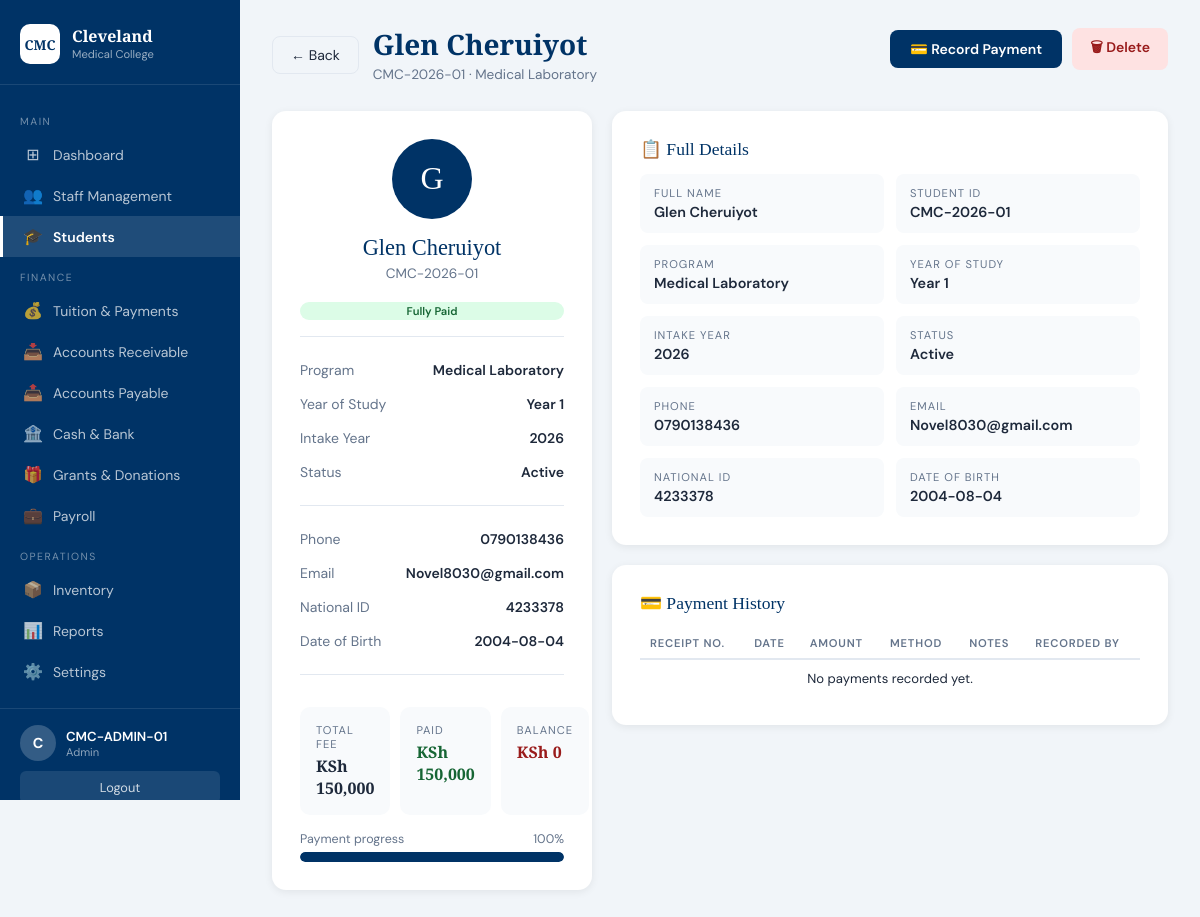
The app's page /students/1 (signed in) with its own data.
### backend/app.py (models this page shows)
class Student(db.Model):
    __tablename__ = 'students'
    id          = db.Column(db.Integer, primary_key=True)
    student_id  = db.Column(db.String(50), unique=True)
    first_name  = db.Column(db.String(100))
    last_name   = db.Column(db.String(100))
    full_name   = db.Column(db.String(200))
    dob         = db.Column(db.String(20))
    national_id = db.Column(db.String(50))
    phone       = db.Column(db.String(20))
    email       = db.Column(db.String(100))
    program     = db.Column(db.String(100))
    year        = db.Column(db.Integer)
    intake_year = db.Column(db.Integer)
    tuition_fee = db.Column(db.Float, default=0)
    amount_paid = db.Column(db.Float, default=0)
    balance     = db.Column(db.Float, default=0)
    status      = db.Column(db.String(30), default='Active')
    payments    = db.relationship('Payment', backref='student', lazy=True)

### backend/app.py (the view)
@app.route('/students/<int:student_id>')
def student_profile(student_id):
    if session.get('role') not in ['admin', 'front_office']:
        return redirect(url_for('staff_login'))
    return render_template('student_profile.html',
        student=Student.query.get_or_404(student_id),
        today=date.today().isoformat())

### frontend/templates/student_profile.html (shortened to what this page needs)
<!DOCTYPE html>
<html lang="en">
<head>
    <link rel="stylesheet" href="{{ url_for('static', filename='css/admin_dashboard.css') }}">
</head>
<body>
<aside class="sidebar">
    <div class="sidebar-brand">
        <div class="brand-icon">CMC</div>
        <div><div class="brand-name">Cleveland</div><div class="brand-sub">Medical College</div></div>
    </div>
    <nav class="sidebar-nav">
        <div class="nav-section-label">Main</div>
        <a href="{{ url_for('admin_dashboard') }}" class="nav-item "><span class="nav-icon">⊞</span> Dashboard</a>
        <a href="{{ url_for('manage_staff') }}" class="nav-item "><span class="nav-icon">👥</span> Staff Management</a>
        <a href="{{ url_for('students') }}" class="nav-item active"><span class="nav-icon">🎓</span> Students</a>
        <div class="nav-section-label">Finance</div>
        <a href="{{ url_for('tuition_payments') }}" class="nav-item "><span class="nav-icon">💰</span> Tuition & Payments</a>
        <a href="{{ url_for('accounts_receivable') }}" class="nav-item "><span class="nav-icon">📥</span> Accounts Receivable</a>
        <a href="{{ url_for('accounts_payable') }}" class="nav-item "><span class="nav-icon">📤</span> Accounts Payable</a>
        <a href="{{ url_for('cash_and_bank') }}" class="nav-item "><span class="nav-icon">🏦</span> Cash & Bank</a>
        <a href="{{ url_for('grants_donations') }}" class="nav-item "><span class="nav-icon">🎁</span> Grants & Donations</a>
        <a href="{{ url_for('payroll') }}" class="nav-item "><span class="nav-icon">💼</span> Payroll</a>
        <div class="nav-section-label">Operations</div>
        <a href="{{ url_for('inventory') }}" class="nav-item "><span class="nav-icon">📦</span> Inventory</a>
        <a href="{{ url_for('reports') }}" class="nav-item "><span class="nav-icon">📊</span> Reports</a>
        <a href="{{ url_for('settings') }}" class="nav-item "><span class="nav-icon">⚙️</span> Settings</a>
    </nav>
    <div class="sidebar-footer">
        <div class="user-info">
            <div class="user-avatar">{{ session.get('username','AD')[0] }}</div>
            <div>
                <div class="user-name">{{ session.get('username','Administrator') }}</div>
                <div class="user-role">{{ session.get('role','') | replace('_','  ') | title }}</div>
            </div>
        </div>
        <a href="{{ url_for('logout') }}" class="logout-btn">Logout</a>
    </div>
</aside>
<main class="main">
    <header class="topbar">
        <div style="display:flex;align-items:center;gap:14px;">
            <a href="{{ url_for('students') }}" class="btn-back">← Back</a>
            <div>
                <h1 class="page-title">{{ student.full_name }}</h1>
                <p class="page-subtitle">{{ student.student_id }} · {{ student.program }}</p>
            </div>
        </div>
        <div class="topbar-actions">
            <button class="btn-primary" onclick="document.getElementById('payModal').classList.add('open')">💳 Record Payment</button>
            {% if session.get('role') == 'admin' %}
            <form method="POST" action="{{ url_for('delete_student', student_id=student.id) }}"
                  onsubmit="return confirm('Permanently delete {{ student.full_name }}?')">
                <button type="submit" class="btn-danger">🗑 Delete</button>
            </form>
            {% endif %}
        </div>
    </header>
    <div class="profile-grid">
        <div class="profile-card">
            <div class="avatar-circle">{{ student.full_name[0] }}</div>
            <div class="profile-name">{{ student.full_name }}</div>
            <div class="profile-id">{{ student.student_id }}</div>
            <span class="status status--{{ 'paid' if student.balance == 0 else 'pending' }}" style="display:block;text-align:center;margin-bottom:16px;">
                {{ 'Fully Paid' if student.balance == 0 else 'Balance Due' }}
            </span>
            <div class="profile-divider"></div>
            <div class="profile-row"><span class="label">Program</span><span class="value">{{ student.program }}</span></div>
            <div class="profile-row"><span class="label">Year of Study</span><span class="value">Year {{ student.year }}</span></div>
            <div class="profile-row"><span class="label">Intake Year</span><span class="value">{{ student.intake_year or '—' }}</span></div>
            <div class="profile-row"><span class="label">Status</span><span class="value">{{ student.status }}</span></div>
            <div class="profile-divider"></div>
            <div class="profile-row"><span class="label">Phone</span><span class="value">{{ student.phone or '—' }}</span></div>
            <div class="profile-row"><span class="label">Email</span><span class="value">{{ student.email or '—' }}</span></div>
            <div class="profile-row"><span class="label">National ID</span><span class="value">{{ student.national_id or '—' }}</span></div>
            <div class="profile-row"><span class="label">Date of Birth</span><span class="value">{{ student.dob or '—' }}</span></div>
            <div class="profile-divider"></div>
            <div class="fee-grid">
                <div class="fee-box">
                    <div class="fee-label">Total Fee</div>
                    <div class="fee-val" style="font-size:1rem;">KSh {{ "{:,.0f}".format(student.tuition_fee) }}</div>
                </div>
                <div class="fee-box">
                    <div class="fee-label">Paid</div>
                    <div class="fee-val" style="font-size:1rem;color:#166534;">KSh {{ "{:,.0f}".format(student.amount_paid) }}</div>
                </div>
                <div class="fee-box">
                    <div class="fee-label">Balance</div>
                    <div class="fee-val" style="font-size:1rem;color:#991b1b;">KSh {{ "{:,.0f}".format(student.balance) }}</div>
                </div>
            </div>
            <div class="progress-wrap">
                <div class="progress-label">
                    <span>Payment progress</span>
                    <span>{{ "{:.0f}".format([(student.amount_paid / student.tuition_fee * 100) if student.tuition_fee > 0 else 0, 100]|min) }}%</span>
                </div>
                <div class="progress-bar">
                    <div class="progress-fill" style="width:{{ [(student.amount_paid / student.tuition_fee * 100) if student.tuition_fee > 0 else 0, 100]|min }}%"></div>
                </div>
            </div>
        </div>
        <div class="right-col">
            <div class="profile-card">
                <div class="section-title">📋 Full Details</div>
                <div class="info-grid">
                    <div class="info-item"><div class="info-item-label">Full Name</div><div class="info-item-val">{{ student.full_name }}</div></div>
                    <div class="info-item"><div class="info-item-label">Student ID</div><div class="info-item-val">{{ student.student_id }}</div></div>
                    <div class="info-item"><div class="info-item-label">Program</div><div class="info-item-val">{{ student.program }}</div></div>
                    <div class="info-item"><div class="info-item-label">Year of Study</div><div class="info-item-val">Year {{ student.year }}</div></div>
                    <div class="info-item"><div class="info-item-label">Intake Year</div><div class="info-item-val">{{ student.intake_year or '—' }}</div></div>
                    <div class="info-item"><div class="info-item-label">Status</div><div class="info-item-val">{{ student.status }}</div></div>
                    <div class="info-item"><div class="info-item-label">Phone</div><div class="info-item-val">{{ student.phone or '—' }}</div></div>
                    <div class="info-item"><div class="info-item-label">Email</div><div class="info-item-val">{{ student.email or '—' }}</div></div>
                    <div class="info-item"><div class="info-item-label">National ID</div><div class="info-item-val">{{ student.national_id or '—' }}</div></div>
                    <div class="info-item"><div class="info-item-label">Date of Birth</div><div class="info-item-val">{{ student.dob or '—' }}</div></div>
                </div>
            </div>
            <div class="profile-card">
                <div class="section-title">💳 Payment History</div>
                <table class="data-table">
                    <thead>
                        <tr><th>Receipt No.</th><th>Date</th><th>Amount</th><th>Method</th><th>Notes</th><th>Recorded By</th></tr>
                    </thead>
                    <tbody>
                        {% if student.payments %}
                            {% for p in student.payments | sort(attribute='id', reverse=True) %}
                            <tr>
                                <td><strong>{{ p.receipt_no }}</strong></td>
                                <td>{{ p.date }}</td>
                                <td style="color:#166534;font-weight:700;">+KSh {{ "{:,.2f}".format(p.amount) }}</td>
                                <td><span class="tag tag--income">{{ p.method }}</span></td>
                                <td>{{ p.notes or '—' }}</td>
                                <td>{{ p.recorded_by }}</td>
                            </tr>
                            {% endfor %}
                        {% else %}
                            <tr><td colspan="6" class="empty-state">No payments recorded yet.</td></tr>
                        {% endif %}
                    </tbody>
                </table>
            </div>
        </div>
    </div>
</main>
</body>
</html>

### frontend/static/css/admin_dashboard.css (style rules this page uses)
*, *::before, *::after { box-sizing: border-box; margin: 0; padding: 0; }
:root { --navy: #003366; --navy-lt: #0a4a8a; --red: #c0392b; --green: #1a7a4a; --orange: #d35400; --teal: #0e7490; --purple: #6d28d9; --bg: #f1f5f9; --white: #ffffff; --text: #1e293b; --muted: #64748b; --border: #e2e8f0; --sidebar-w: 240px; }
body { font-family: 'DM Sans', sans-serif; background: var(--bg); color: var(--text); display: flex; min-height: 100vh; }
.sidebar { width: var(--sidebar-w); background: var(--navy); color: white; display: flex; flex-direction: column; position: fixed; top: 0; left: 0; height: 100vh; overflow-y: auto; z-index: 100; }
.sidebar-brand { display: flex; align-items: center; gap: 12px; padding: 24px 20px 20px; border-bottom: 1px solid rgba(255,255,255,0.1); }
.brand-icon { background: white; color: var(--navy); font-family: 'Playfair Display', serif; font-weight: 700; font-size: 0.85rem; width: 40px; height: 40px; border-radius: 10px; display: flex; align-items: center; justify-content: center; flex-shrink: 0; }
.brand-name { font-family: 'Playfair Display', serif; font-size: 1rem; font-weight: 600; line-height: 1.2; }
.brand-sub { font-size: 0.7rem; opacity: 0.6; }
.sidebar-nav { flex: 1; padding: 16px 0; }
.nav-section-label { font-size: 0.65rem; text-transform: uppercase; letter-spacing: 1.5px; opacity: 0.45; padding: 14px 20px 6px; }
.nav-item { display: flex; align-items: center; gap: 10px; padding: 10px 20px; color: rgba(255,255,255,0.72); text-decoration: none; font-size: 0.875rem; font-weight: 400; transition: all .18s; border-left: 3px solid transparent; }
.nav-item.active { background: rgba(255,255,255,0.12); color: white; border-left-color: white; font-weight: 600; }
.nav-icon { font-size: 1rem; width: 20px; text-align: center; }
.sidebar-footer { border-top: 1px solid rgba(255,255,255,0.1); padding: 16px 20px; }
.user-info { display: flex; align-items: center; gap: 10px; margin-bottom: 10px; }
.user-avatar { width: 36px; height: 36px; background: rgba(255,255,255,0.2); border-radius: 50%; display: flex; align-items: center; justify-content: center; font-weight: 700; font-size: 0.9rem; flex-shrink: 0; }
.user-name { font-size: 0.82rem; font-weight: 600; }
.user-role { font-size: 0.7rem; opacity: 0.55; }
.logout-btn { display: block; text-align: center; background: rgba(255,255,255,0.1); color: rgba(255,255,255,0.8); text-decoration: none; padding: 8px; border-radius: 6px; font-size: 0.8rem; transition: background .18s; }
.main { margin-left: var(--sidebar-w); flex: 1; padding: 28px 32px; min-height: 100vh; }
.topbar { display: flex; justify-content: space-between; align-items: flex-start; margin-bottom: 28px; }
.page-title { font-family: 'Playfair Display', serif; font-size: 1.75rem; color: var(--navy); line-height: 1.2; }
.page-subtitle { font-size: 0.85rem; color: var(--muted); margin-top: 4px; }
.right-col { display: flex; flex-direction: column; gap: 18px; }
.data-table { width: 100%; border-collapse: collapse; font-size: 0.83rem; }
.data-table th { text-align: left; padding: 8px 10px; font-size: 0.7rem; text-transform: uppercase; letter-spacing: 0.8px; color: var(--muted); border-bottom: 2px solid var(--border); font-weight: 600; }
.data-table td { padding: 10px 10px; border-bottom: 1px solid var(--border); color: var(--text); }
.data-table tr:last-child td { border-bottom: none; }
.status { display: inline-block; padding: 2px 8px; border-radius: 20px; font-size: 0.7rem; font-weight: 600; text-transform: capitalize; }
.status--paid { background: #dcfce7; color: #166534; }
.empty-state { color: var(--muted); font-size: 0.82rem; text-align: center; padding: 20px 0; }

### records on screen
Student: full_name "Glen Cheruiyot", student_id "CMC-2026-01", program "Medical Laboratory", full_name "G", balance "Fully Paid", year "1", intake_year "2026", status "Active", phone "0790138436", email "Novel8030@gmail.com", national "4233378", dob "2004-08-04", tuition_fee "150,000", amount_paid "150,000", balance "0"

### other values on screen
{{ session.get('username','AD')[0] }} "C"
{{ session.get('username','Administrator') }} "CMC-ADMIN-01"
{{ session.get('role','') | replace('_','  ') | title }} "Admin"
